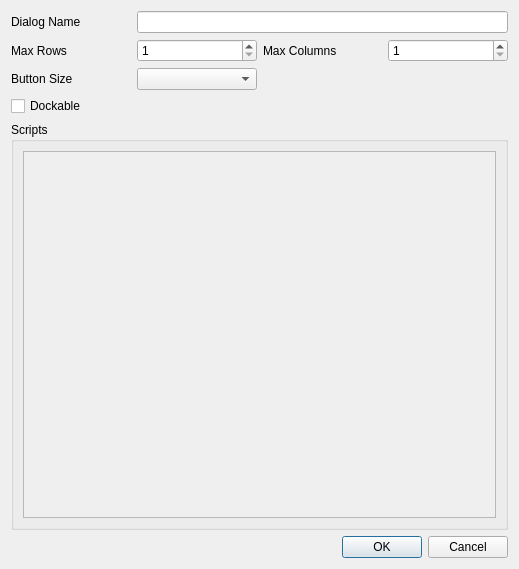
<?xml version="1.0" encoding="UTF-8"?>
<ui version="4.0">
 <class>DialogBuilderMainDialog</class>
 <widget class="QWidget" name="DialogBuilderMainDialog">
  <property name="geometry">
   <rect>
    <x>0</x>
    <y>0</y>
    <width>519</width>
    <height>569</height>
   </rect>
  </property>
  <property name="windowTitle">
   <string>Dialog Definition</string>
  </property>
  <layout class="QVBoxLayout" name="verticalLayout">
   <item>
    <layout class="QGridLayout" name="gridLayout">
     <item row="1" column="0">
      <widget class="QLabel" name="rowLabel">
       <property name="text">
        <string>Max Rows</string>
       </property>
      </widget>
     </item>
     <item row="1" column="4">
      <widget class="QSpinBox" name="columnSpinBox">
       <property name="minimum">
        <number>1</number>
       </property>
       <property name="maximum">
        <number>9</number>
       </property>
      </widget>
     </item>
     <item row="1" column="3">
      <widget class="QLabel" name="columnLabel">
       <property name="text">
        <string>Max Columns</string>
       </property>
      </widget>
     </item>
     <item row="1" column="2">
      <widget class="QSpinBox" name="rowSpinBox">
       <property name="minimum">
        <number>1</number>
       </property>
       <property name="maximum">
        <number>9</number>
       </property>
      </widget>
     </item>
     <item row="0" column="2" colspan="3">
      <widget class="QLineEdit" name="nameLineEdit"/>
     </item>
     <item row="3" column="0">
      <widget class="QCheckBox" name="dockableCheckBox">
       <property name="text">
        <string>Dockable</string>
       </property>
      </widget>
     </item>
     <item row="0" column="0">
      <widget class="QLabel" name="nameLabel">
       <property name="text">
        <string>Dialog Name</string>
       </property>
      </widget>
     </item>
     <item row="2" column="2">
      <widget class="QComboBox" name="buttonSizeComboBox"/>
     </item>
     <item row="2" column="0">
      <widget class="QLabel" name="buttonSizeLabel">
       <property name="text">
        <string>Button Size</string>
       </property>
      </widget>
     </item>
    </layout>
   </item>
   <item>
    <widget class="QGroupBox" name="scriptGroupBox">
     <property name="title">
      <string>Scripts</string>
     </property>
     <layout class="QGridLayout" name="gridLayout_2">
      <item row="0" column="0">
       <widget class="QScrollArea" name="scrollArea">
        <property name="widgetResizable">
         <bool>true</bool>
        </property>
        <widget class="QWidget" name="scrollAreaWidgetContents">
         <property name="geometry">
          <rect>
           <x>0</x>
           <y>0</y>
           <width>479</width>
           <height>384</height>
          </rect>
         </property>
        </widget>
       </widget>
      </item>
     </layout>
    </widget>
   </item>
   <item>
    <widget class="QDialogButtonBox" name="buttonBox">
     <property name="standardButtons">
      <set>QDialogButtonBox::Cancel|QDialogButtonBox::Ok</set>
     </property>
    </widget>
   </item>
  </layout>
 </widget>
 <tabstops>
  <tabstop>nameLineEdit</tabstop>
  <tabstop>rowSpinBox</tabstop>
  <tabstop>columnSpinBox</tabstop>
  <tabstop>buttonSizeComboBox</tabstop>
  <tabstop>dockableCheckBox</tabstop>
  <tabstop>scrollArea</tabstop>
 </tabstops>
 <resources/>
 <connections/>
</ui>
